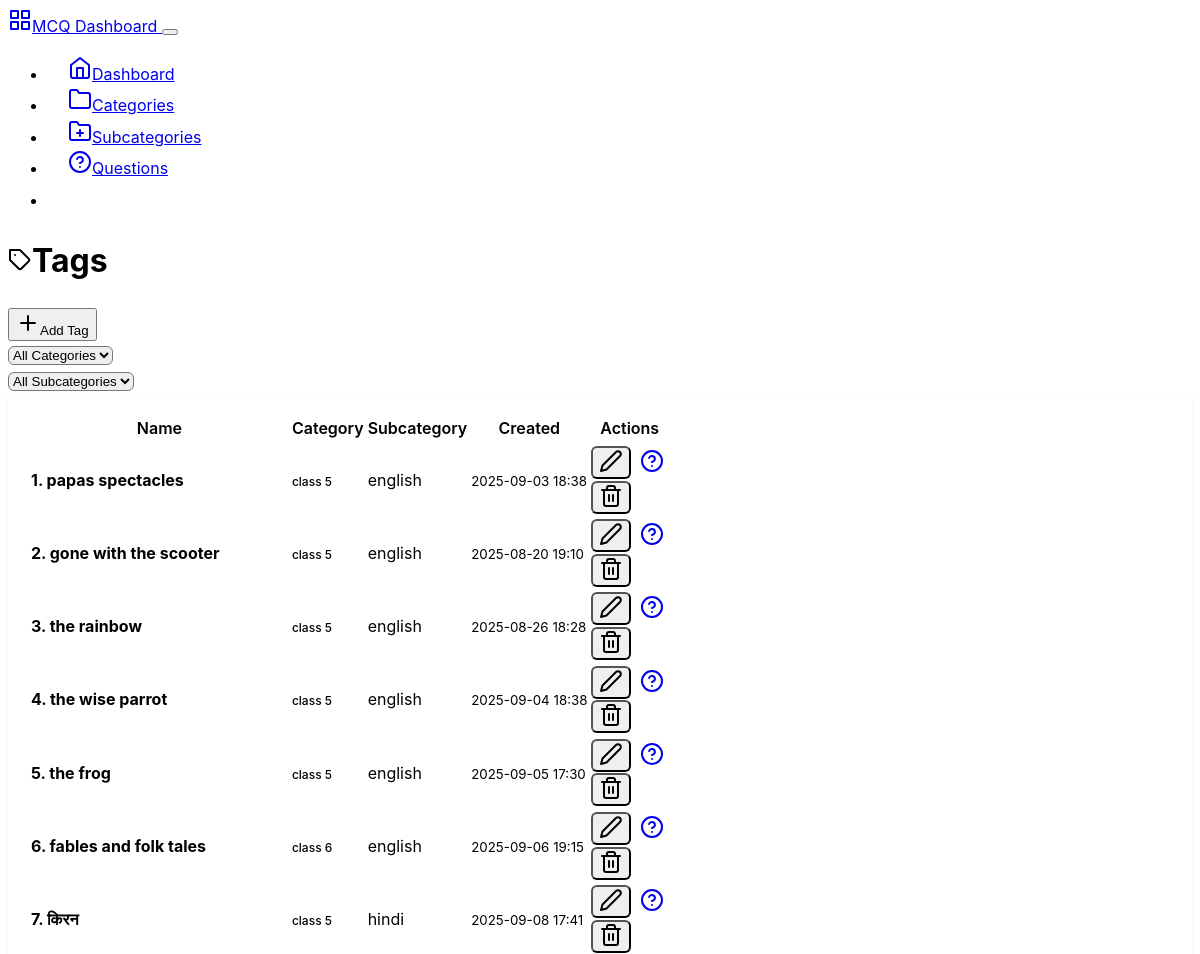
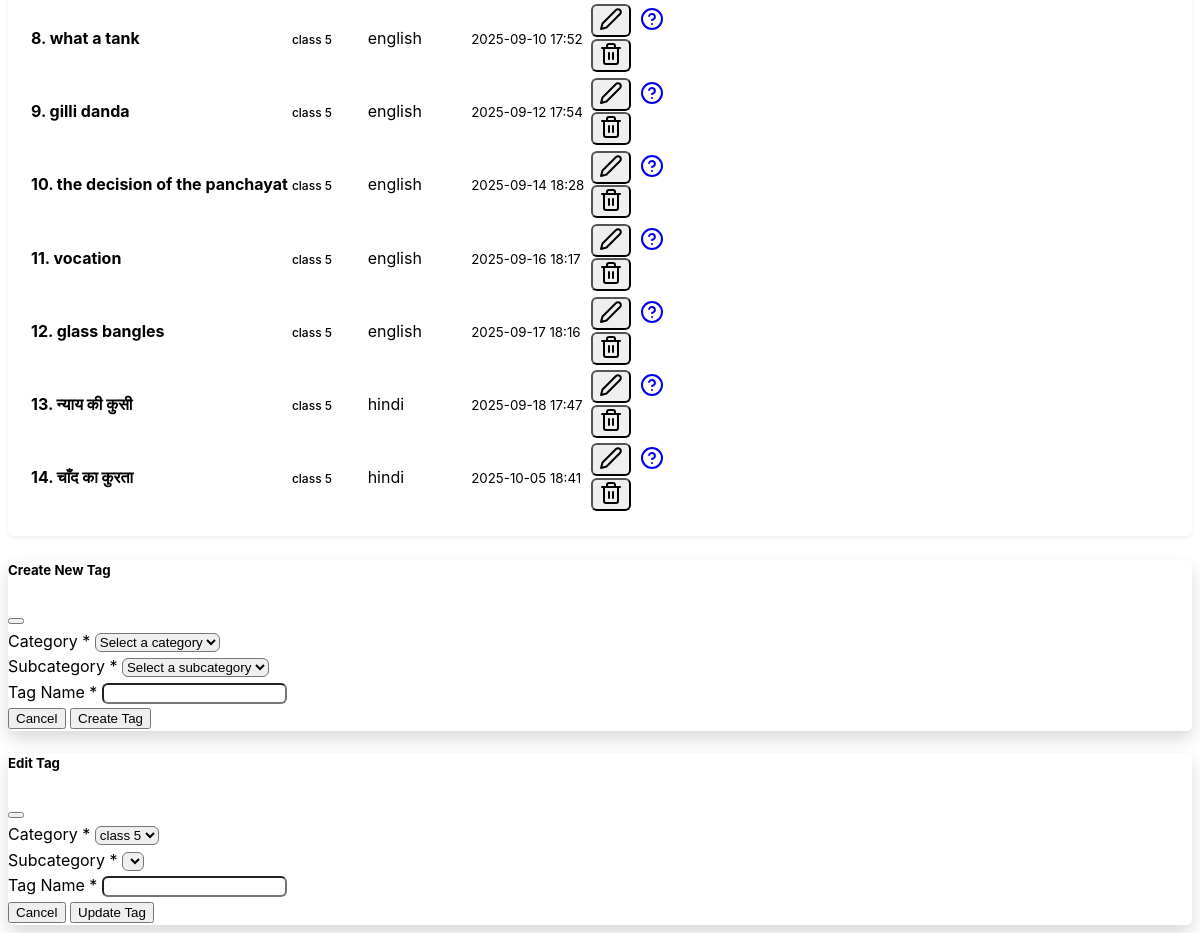
The page /backend/tags on the database its author committed (2 pictures, top to bottom).
### mcqbox/model.py (models this page shows, shortened)
class Tag(db.Model):
    id = db.Column(db.Integer, primary_key=True)
    name = db.Column(db.String(50), nullable=False)
    category_id = db.Column(db.Integer, db.ForeignKey('category.id'), nullable=False)
    category = db.relationship('Category', backref=db.backref('tags', lazy=True))
    subcategory_id = db.Column(db.Integer, db.ForeignKey('subcategory.id'), nullable=True)
    subcategory = db.relationship('Subcategory', backref=db.backref('tags', lazy=True))
    created_at = db.Column(db.DateTime, server_default=db.func.now())

class Category(db.Model):
    id = db.Column(db.Integer, primary_key=True)
    name = db.Column(db.String(50), nullable=False, unique=True)
    description = db.Column(db.String(200), nullable=True)
    created_at = db.Column(db.DateTime, server_default=db.func.now())
    updated_at = db.Column(db.DateTime, server_default=db.func.now(), onupdate=db.func.now())

class Subcategory(db.Model):
    id = db.Column(db.Integer, primary_key=True)
    name = db.Column(db.String(50), nullable=False)
    category_id = db.Column(db.Integer, db.ForeignKey('category.id'), nullable=False)
    category = db.relationship('Category', backref=db.backref('subcategories', lazy=True))
    description = db.Column(db.String(200), nullable=True)
    created_at = db.Column(db.DateTime, server_default=db.func.now())
    updated_at = db.Column(db.DateTime, server_default=db.func.now(), onupdate=db.func.now())

### mcqbox/backend/route.py (the view)
@app.route('/backend/tags')
def tags():
    category_id = request.args.get('category_id', type=int)
    subcategory_id = request.args.get('subcategory_id', type=int)
    categories = Category.query.all()
    if category_id:
        subcategories_list = Subcategory.query.filter_by(category_id=category_id).all()
        tag = Tag.query.filter_by(category_id=category_id, subcategory_id= subcategory_id).all()
    else:
        tag = Tag.query.all()
        subcategories_list = []
    return render_template('tags.html',
                            tags = tag,
                           categories=categories,
                           selected_category=category_id,
                            selected_subcategory=subcategory_id,
                             subcategories=subcategories_list
                           )

### mcqbox/backend/templates/tags.html (shortened to what this page needs)
{% extends "base.html" %}
{% block content %}
<div class="row">
    <div class="col-12">
        <div class="d-flex justify-content-between align-items-center mb-4">
            <h1><i data-feather="tag" class="me-2"></i>Tags</h1>
            <button class="btn btn-primary" data-bs-toggle="modal" data-bs-target="#createTagModal">
                <i data-feather="plus" class="me-2"></i>Add Tag
            </button>
        </div>
    </div>
</div>
<div class="row mb-3">
    <div class="col-12">
        <form method="GET" id="filterForm">
            <div class="row">
                <div class="col-md-3">
                    <select name="category_id" class="form-select" id="categorySelect" onchange="updateSubcategories()">
                        <option value="">All Categories</option>
                    </select>
                </div>
                <div class="col-md-3">
                    <select name="subcategory_id" class="form-select" id="subcategorySelect"
                        onchange="this.form.submit()">
                        <option value="">All Subcategories</option>
                    </select>
                </div>
            </div>
        </form>
    </div>
</div>
<div class="row">
    <div class="col-12">
        <div class="card">
            <div class="card-body">
                {% if tags %}
                <div class="table-responsive">
                    <table class="table table-hover">
                        <thead>
                            <tr>
                                <th>Name</th>
                                <th>Category</th>
                                <th>Subcategory</th>
                                <th>Created</th>
                                <th class="text-end">Actions</th>
                            </tr>
                        </thead>
                        <tbody>
                            {% for tag in tags %}
                            <tr>
                                <td>
                                    <strong> {{ loop.index }}. {{ tag.name }}</strong>
                                </td>
                                <td>
                                    <span class="badge bg-secondary">
                                        {{ tag.category.name if tag.category.name else 'Unknown' }}
                                    </span>
                                </td>
                                <td>
                                    <span class="text-muted">
                                        {{ tag.subcategory.name if tag.subcategory else 'Unknown' }}
                                    </span>
                                </td>
                                <td>
                                    <small class="text-muted">{{ tag.created_at.strftime('%Y-%m-%d %H:%M') }}</small>
                                </td>
                                <td class="text-end">
                                    <div class="btn-group" role="group">
                                        <button class="btn btn-sm btn-outline-secondary"
                                            onclick="editTag('{{ tag.id }}', '{{ tag.name }}', {{ tag.category_id }}, {{ tag.subcategory_id }})"
                                            data-bs-toggle="modal" data-bs-target="#editTagModal">
                                            <i data-feather="edit-2"></i>
                                        </button>
                                        <a href="{{ url_for('questions', tag_id=tag.id) }}"
                                            class="btn btn-sm btn-outline-primary">
                                            <i data-feather="help-circle"></i>
                                        </a>
                                        <form method="POST" action="{{ url_for('delete_tag', tag_id=tag.id) }}"
                                            class="d-inline"
                                            onsubmit="return confirm('Are you sure? This will delete all questions in this subcategory.')">
                                            <button type="submit" class="btn btn-sm btn-outline-danger">
                                                <i data-feather="trash-2"></i>
                                            </button>
                                        </form>
                                    </div>
                                </td>
                            </tr>
                            {% endfor %}
                        </tbody>
                    </table>
                </div>
                {% endif %}
            </div>
        </div>
    </div>
</div>
<div class="modal fade" id="createTagModal" tabindex="-1" aria-hidden="true">
    <div class="modal-dialog">
        <div class="modal-content">
            <form method="POST" action="{{ url_for('create_tag') }}">
                <div class="modal-header">
                    <h5 class="modal-title">Create New Tag</h5>
                    <button type="button" class="btn-close" data-bs-dismiss="modal"></button>
                </div>
                <div class="modal-body">
                    <div class="mb-3">
                        <label for="createCategoryId" class="form-label">Category *</label>
                        <select class="form-select" id="createCategoryId" name="category_id"
                            onchange="updateCreateSubcategories()" required>
                            <option value="">Select a category</option>
                        </select>
                    </div>
                    <div class="mb-3">
                        <label for="createSubcategoryId" class="form-label">Subcategory *</label>
                        <select class="form-select" id="createSubcategoryId" name="subcategory_id" required>
                            <option value="">Select a subcategory</option>
                        </select>
                    </div>
                    <div class="mb-3">
                        <label for="name" class="form-label">Tag Name *</label>
                        <input type="text" class="form-control" id="name" name="name" required>
                    </div>
                </div>
                <div class="modal-footer">
                    <button type="button" class="btn btn-secondary" data-bs-dismiss="modal">Cancel</button>
                    <button type="submit" class="btn btn-primary">Create Tag</button>
                </div>
            </form>
        </div>
    </div>
</div>
<div class="modal fade" id="editTagModal" tabindex="-1">
    <div class="modal-dialog">
        <div class="modal-content">
            <form method="POST" id="editTagForm">
                <div class="modal-header">
                    <h5 class="modal-title">Edit Tag</h5>
                    <button type="button" class="btn-close" data-bs-dismiss="modal"></button>
                </div>
                <div class="modal-body">
                    <div class="mb-3">
                        <label for="editCategoryId" class="form-label">Category *</label>
                        <select class="form-select" id="editCategoryId" name="category_id"
                            onchange="updateEditSubcategories(this.value)" required>
                            {% for category in categories %}
                            <option value="{{ category.id }}">{{ category.name }}</option>
                            {% endfor %}
                        </select>
                    </div>
                    <div class="mb-3">
                        <label for="editSubcategoryId" class="form-label">Subcategory *</label>
                        <select class="form-select" id="editSubcategoryId" name="subcategory_id" required>
                        </select>
                    </div>
                    <div class="mb-3">
                        <label for="editName" class="form-label">Tag Name *</label>
                        <input type="text" class="form-control" id="editName" name="name" required>
                    </div>
                </div>
                <div class="modal-footer">
                    <button type="button" class="btn btn-secondary" data-bs-dismiss="modal">Cancel</button>
                    <button type="submit" class="btn btn-primary">Update Tag</button>
                </div>
            </form>
        </div>
    </div>
</div>
{%endblock%}

### mcqbox/backend/static/css/custom.css (style rules this page uses)
:root { --sidebar-width: 250px; --header-height: 70px; --border-radius: 0.375rem; --box-shadow: 0 0.125rem 0.25rem rgba(0, 0, 0, 0.075); --box-shadow-lg: 0 0.5rem 1rem rgba(0, 0, 0, 0.15); }
body { font-family: -apple-system, BlinkMacSystemFont, "Segoe UI", Roboto, "Helvetica Neue", Arial, sans-serif; line-height: 1.6; }
.card { border-radius: var(--border-radius); box-shadow: var(--box-shadow); margin-bottom: 1.5rem; }
.card-body { padding: 1.25rem; }
.table { margin-bottom: 0; }
.table th { border-top: none; font-weight: 600; color: var(--bs-body-color); background-color: var(--bs-secondary-bg); }
.btn-group .btn { border-radius: var(--border-radius) !important; margin-right: 0.25rem; }
.btn-group .btn:last-child { margin-right: 0; }
.modal-content { border-radius: var(--border-radius); box-shadow: var(--box-shadow-lg); }
.modal-header { border-bottom: 1px solid var(--bs-border-color); }
.modal-footer { border-top: 1px solid var(--bs-border-color); }
.form-control, .form-select { border-radius: var(--border-radius); }
.badge { font-size: 0.75rem; font-weight: 500; }

### rows shown on the page
Tag: name "papas spectacles", category "class 5", subcategory "english", created_at "2025-09-03 18:38"
Tag: name "gone with the scooter", category "class 5", subcategory "english", created_at "2025-08-20 19:10"
Tag: name "the rainbow", category "class 5", subcategory "english", created_at "2025-08-26 18:28"
Tag: name "the wise parrot", category "class 5", subcategory "english", created_at "2025-09-04 18:38"
Tag: name "the frog", category "class 5", subcategory "english", created_at "2025-09-05 17:30"
Tag: name "fables and folk tales", category "class 6", subcategory "english", created_at "2025-09-06 19:15"
Tag: name "किरन", category "class 5", subcategory "hindi", created_at "2025-09-08 17:41"
Tag: name "what a tank", category "class 5", subcategory "english", created_at "2025-09-10 17:52"
Tag: name "gilli danda", category "class 5", subcategory "english", created_at "2025-09-12 17:54"
Tag: name "the decision of the panchayat", category "class 5", subcategory "english", created_at "2025-09-14 18:28"
Tag: name "vocation", category "class 5", subcategory "english", created_at "2025-09-16 18:17"
Tag: name "glass bangles", category "class 5", subcategory "english", created_at "2025-09-17 18:16"
Tag: name "न्याय की कुसी", category "class 5", subcategory "hindi", created_at "2025-09-18 17:47"
Tag: name "चाँद का कुरता", category "class 5", subcategory "hindi", created_at "2025-10-05 18:41"

### other values the page prints
form field category_id "class 5"
